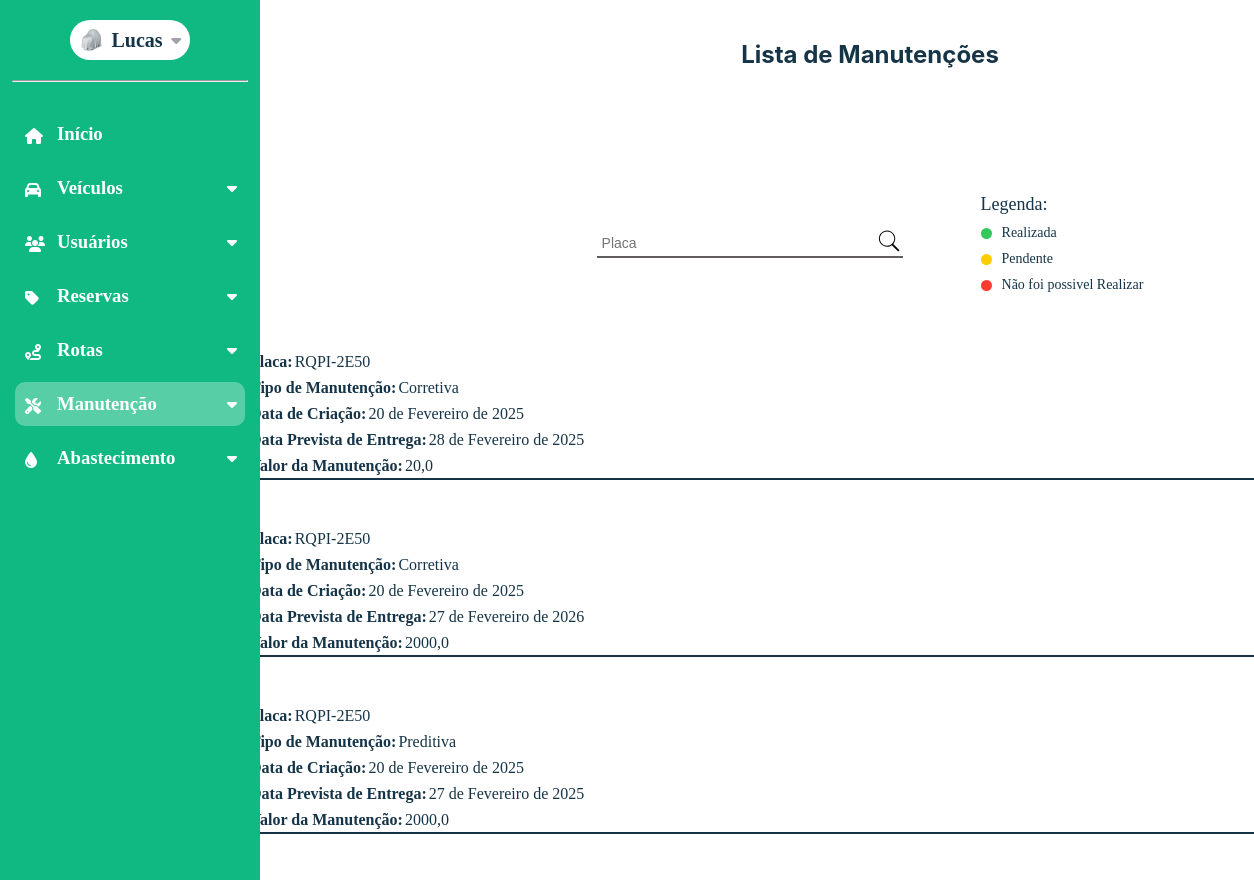
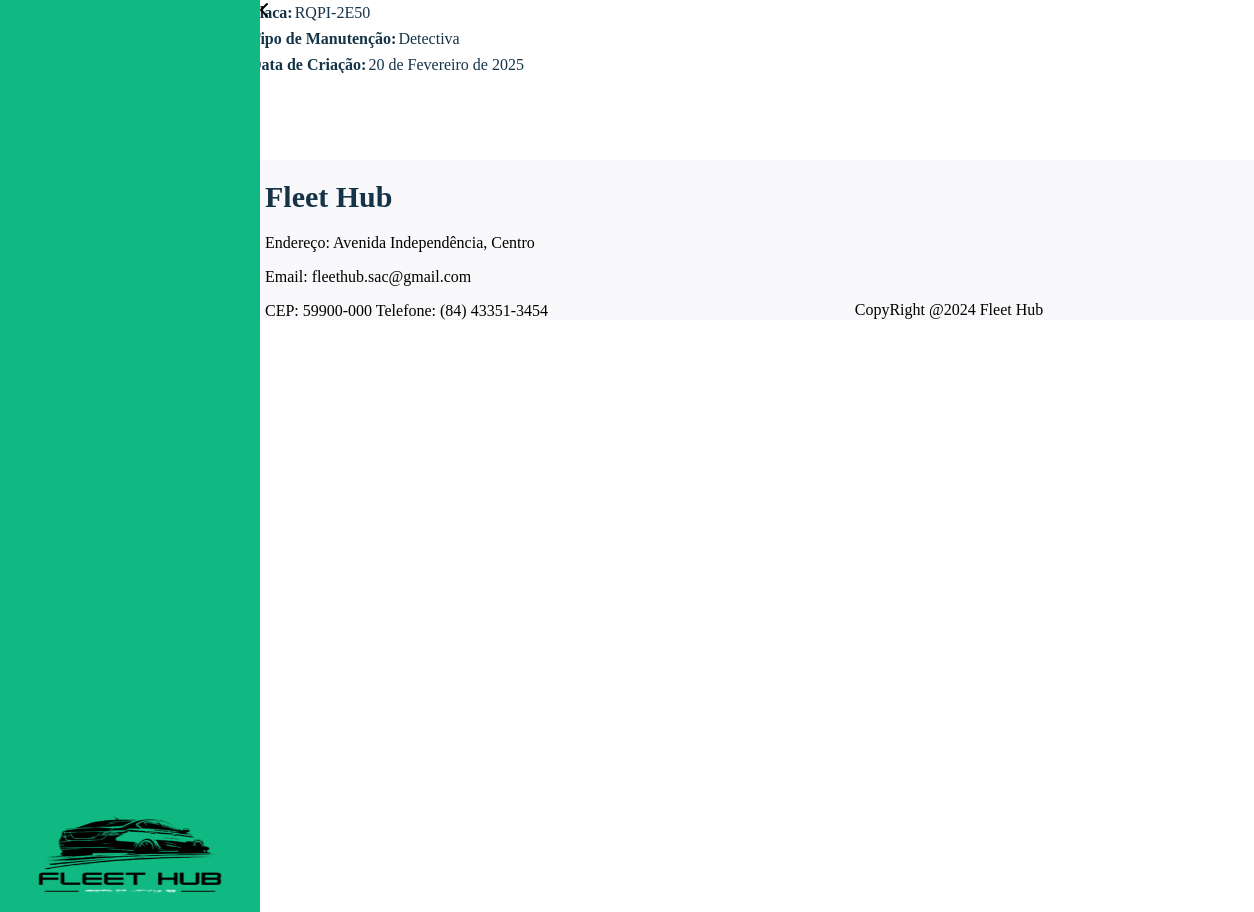
The page /listagem_manutencao (signed in) on the database its author committed (2 pictures, top to bottom).
### dashboard/models.py (models this page shows, shortened)
class CustomUser(AbstractUser):
    nome = models.CharField(max_length=50)
    email = models.EmailField(max_length=254, unique=True)
    cpf = models.CharField(max_length=11, unique=True)
    telefone = models.CharField(max_length=15)
    rua = models.CharField(max_length=35)
    bairro = models.CharField(max_length=35)
    cidade = models.CharField(max_length=35)
    cep = models.CharField(max_length=15)
    imagem = models.ImageField(
        upload_to="imagens/usuario",
        height_field=None,
        width_field=None,
        max_length=None,
        default="carro-escondido.jpg",
    )
    estado = models.ForeignKey(Estado, on_delete=models.CASCADE, null=True, blank=True)
    tipo_usuario = models.ForeignKey(TipoUsuario, on_delete=models.CASCADE, null=True, blank=True)
    status_usuario = models.ForeignKey(StatusUsuario, on_delete=models.CASCADE, null=True, blank=True)
    groups = models.ManyToManyField(
        "auth.Group",
        related_name="customuser_set",
        blank=True
    )
    user_permissions = models.ManyToManyField(
        "auth.Permission",
        related_name="customuser_permissions_set",
        blank=True
    )

class Manutencao(models.Model):
    veiculo = models.ForeignKey(Veiculo,on_delete=models.SET_NULL,related_name='veiculo_manutencao',null=True)
    km_atual = models.IntegerField()
    tipo_manutencao = models.ForeignKey(Tipo_Manutencao,on_delete=models.SET_NULL,related_name='manutencao_tipo',null=True)
    prioridade = models.ForeignKey(Prioridade_Atendimento,on_delete=models.SET_NULL,related_name='manutencao_prioridade',null=True)
    data_prevista = models.DateField()
    valor_manutencao = models.FloatField()
    comentario = models.TextField()
    status = models.ForeignKey(Status_Manutencao,on_delete=models.SET_NULL,related_name='manutencao_status',null=True)
    data_cadastro = models.DateField(auto_now_add=True)
    data_alteracao = models.DateField(auto_now=True)
    usuario_cadastro = models.ForeignKey(
        CustomUser,
        on_delete=models.SET_NULL,
        null=True,
        blank=True,
        related_name="manutencao_cadastrada",
    )
    usuario_alteracao = models.ForeignKey(
        CustomUser,
        on_delete=models.SET_NULL,
        null=True,
        blank=True,
        related_name="manutencao_alterada",
    )

class Veiculo(models.Model):
    modelo = models.CharField(max_length=50)
    marca = models.CharField(max_length=100)
    valor_compra = models.FloatField()
    ano = models.IntegerField()
    km = models.IntegerField()
    tipo = models.ForeignKey(Tipo_Veiculo,on_delete=models.SET_NULL,null=True)
    motor = models.CharField(max_length=10)
    placa = models.CharField(max_length=20)
    chassi = models.CharField(max_length=20)
    cor = models.CharField(max_length=50, default="indefinido")
    imagem = models.ImageField(
        upload_to="imagens/veiculos",
        height_field=None,
        width_field=None,
        max_length=None,
        default="media/carro-escondido.jpg",
    )
    status = models.ForeignKey(
    Status_Veiculo,
    on_delete=models.SET_NULL,
    null=True,
    blank=True,
    related_name="veiculos_status"
)
    data_cadastro = models.DateField(auto_now_add=True)
    data_alteracao = models.DateField(auto_now=True)
    usuario_cadastro = models.ForeignKey(
        CustomUser,
        on_delete=models.SET_NULL,
        null=True,
        blank=True,
        related_name="veiculos_cadastrados",
    )
    usuario_alteracao = models.ForeignKey(
        CustomUser,
        on_delete=models.SET_NULL,
        null=True,
        blank=True,
        related_name="veiculos_alterados",
    )

class Tipo_Manutencao(models.Model):
    nome_manutencao = models.CharField(max_length=100)

### dashboard/views.py (the view)
# urls.py: path('listagem_manutencao',views.listagem_manutencao,name='listagem_manutencao'),
@login_required
def listagem_manutencao(request):
    query = request.GET.get('query', '').strip()
    manutencao = Manutencao.objects.all()
    print(f"Query recebida: {query}")
    if query:
        manutencao = manutencao.filter(
            Q(veiculo__placa__icontains=query)
        )
    return render(request,'dashboard/listagem_manutencao.html',{
        'manutencao' : manutencao
    })

### dashboard/templates/dashboard/listagem_manutencao.html (shortened to what this page needs)
{% extends 'base.html' %}
{% load static %}
{% block page_name %}Listagem_Manutencao{% endblock page_name %}
{% block estilos %}
<link rel="stylesheet" href="{% static 'css/listagem_manutencao.css' %}">
{% endblock estilos %}
{% block content %}
<section id="content-listagem">
    <h1 id="page_title">Lista de Manutenções</h1>
    <div id="search-legenda">
    <div id="search-box">
        <form action="" method="GET">
                <div id="descr-search">
                    <input type="text" id="search-input" name="query" placeholder="Placa" style="border: none; outline: none; padding: 5px; font-size: 14px; flex: 1;">
                    <button type="submit" style="background: none; border: none; cursor: pointer; padding: 0;">
                    </button>
                </div>
            <div id="linha-search"></div>
        </form>
    </div>
    <div id="legenda">
        <p>Legenda:</p>
        <div id="descr-legenda">
            <div id="bolinha-filtro" style="background-color: #34C759;"></div>
            <p>Realizada</p>
        </div>
        <div id="descr-legenda">
            <div id="bolinha-filtro" style="background-color: #FFCC00;"></div>
            <p>Pendente</p>
        </div>
        <div id="descr-legenda">
            <div id="bolinha-filtro" style="background-color: #FF3B30;"></div>
            <p>Não foi possivel Realizar</p>
        </div>
    </div>
    </div>
    <div id="lista-veiculos">
        {% for manutencoes in manutencao %}
            <div id="linha-final">
            <div id="linha-veiculo">
                <div id="img-veiculo">
                    <div id="elementos-veiculo">
                        <div id="elementos-filhos">
                            <p id="titulo">Placa:</p>
                            <p id="resultado">{{manutencoes.veiculo.placa}}</p>
                        </div>
                        <div id="elementos-filhos">
                            <p id="titulo">Tipo de Manutenção:</p>
                            <p id="resultado">{{manutencoes.tipo_manutencao.nome_manutencao}}</p>
                        </div>
                        <div id="elementos-filhos">
                            <p id="titulo">Data de Criação:</p>
                            <p id="resultado">{{manutencoes.data_cadastro}}</p>
                        </div>
                        <div id="elementos-filhos">
                            <p id="titulo">Data Prevista de Entrega:</p>
                            <p id="resultado">{{manutencoes.data_prevista}}</p>
                        </div>
                        <div id="elementos-filhos">
                            <p id="titulo">Valor da Manutenção:</p>
                            <p id="resultado">{{manutencoes.valor_manutencao}}</p>
                        </div>
                    </div>
                </div>
        </div>
            <div id="linha"></div>
        </div>
    {% endfor %}
    </div>
</section>
{% endblock %}

### global_templates/base.html (shortened to what this page needs)
{% load static %}
<!DOCTYPE html>
<html lang="en">
<head>
    <link rel="stylesheet" href="{% static 'css/global-style.css' %}">
    {% block estilos %}{% endblock %}
    <link rel="stylesheet" href="https://cdnjs.cloudflare.com/ajax/libs/font-awesome/6.6.0/css/all.min.css"
 />
</head>
<body id="{% block body_id %}default-page{% endblock %}" data-page="{% block page_name %}default{% endblock %}">
    <div class="container-base" id="container-base">
        <aside id="sidebar">
            <div id="user-menu-sidebar">
                <div id="user_menu">
                    <img id="img_perfil" src="{{request.user.imagem.url}}" alt="" title="Imagem do Perfil">
                    <h1 id="gestor_name">{{request.user.first_name}}</h1>
                    <i id="user_icon" class="fa-solid fa-caret-down" style="color: #a1a1aa;"></i>
                </div>
                <hr>
                <div id="sidebar-expansive">
                    <a href="{% url 'tela_dashboard' %}" class="element-icon"><i class="fa-solid fa-house icon"
                            title="Início"></i>
                        <h3 id="text-init">Início</h3>
                    </a>
                    {% if user.tipo_usuario.nome == 'ADMIN' and user.status_usuario.status == 'Ativo' %}
                        <a class="element-icon" id="id-veiculos"><i class="fa-solid fa-car icon" title="Veículos"></i>
                            <h3 class="text-menu-lateral" id="text-veicles">Veículos</h3>
                            <i id="icon_veiculos" class="fa-solid fa-caret-down"
                                style="color: rgb(255, 255, 255); display: block; transform: rotate(0deg);"></i>
                        </a>
                    {% endif %}
                    {% if user.tipo_usuario.nome == 'ADMIN' or user.tipo_usuario.nome == 'Cliente' and user.status_usuario.status == 'Ativo' %}
                        <a class="element-icon" id="id-usuarios">
                            <i class="fa-solid fa-users icon" title="Usuários"></i>
                            <h3 class="text-menu-lateral" id="text-users">Usuários</h3>
                            <i id="icon_usuarios" class="fa-solid fa-caret-down"
                                style="color: rgb(255, 255, 255); display: block; transform: rotate(0deg);">
                            </i>
                        </a>
                    {% endif %}
                    {% if user.tipo_usuario.nome == 'ADMIN' or user.tipo_usuario.nome == 'Cliente' and user.status_usuario.status == 'Ativo' %}
                        <a class="element-icon" id="id-reservas"><i class="fa-solid fa-tag icon" title="Reservas"></i>
                            <h3 class="text-menu-lateral" id="text-reservations">Reservas</h3>
                                <i id="icon_reservas" class="fa-solid fa-caret-down"
                                style="color: rgb(255, 255, 255); display: block; transform: rotate(0deg);"></i>
                        </a>
                    {% endif %}
                    {% if user.tipo_usuario.nome == 'ADMIN' and user.status_usuario.status == 'Ativo' %}
                        <a class="element-icon" id="id-rotas"><i class="fa-solid fa-route icon" title="Rotas"></i>
                            <h3 class="text-menu-lateral" id="text-routes">Rotas</h3>
                                <i id="icon_rotas" class="fa-solid fa-caret-down"
                                style="color: rgb(255, 255, 255); display: block; transform: rotate(0deg);"></i>
                        </a>
                    {% endif %}
                    {% if user.tipo_usuario.nome == 'ADMIN' and user.status_usuario.status == 'Ativo' %}
                        <a class="element-icon" id="id-manutencao">
                            <i class="fa-solid fa-screwdriver-wrench icon" title="Manutenção">
                            </i>
                            <h3 class="text-menu-lateral" id="text-maintenance">Manutenção</h3>
                                <i id="icon_manutencao" class="fa-solid fa-caret-down"
                                style="color: rgb(255, 255, 255); display: block; transform: rotate(0deg);"></i>
                        </a>
                    {% endif %}
                    {% if user.tipo_usuario.nome == 'ADMIN' and user.status_usuario.status == 'Ativo' %}
                        <a class="element-icon" id="id-abastecimento">
                            <i class="fa-solid fa-droplet icon"
                                title="Abastecimento">
                            </i>
                        <h3 class="text-menu-lateral" id="text-supply">Abastecimento</h3>
                            <i id="icon_abastecimento" class="fa-solid fa-caret-down"
                                style="color: rgb(255, 255, 255); display: block; transform: rotate(0deg);"></i>
                        </a>
                    {% endif %}
                </div>
                <img src="{% static 'img/logo_fleethub.png' %}" alt="" style="width: 100%;">
            </div>
            <div id="div-img_sidebar-expansive"><i id="img_sidebar-expansive" class="fa-solid fa-chevron-left"></i></div>
        </aside>
    </div>
    <div id="content-and-footer">
        <div id='container-block-content'>
            {% block content %}{% endblock content %}
        </div>
        <footer>
            <div class="footer-left" style="margin-left: 15px;">
                <h1>Fleet Hub</h1>
                <p>Endereço: Avenida Independência, Centro</p>
                <p>Email: fleethub.sac@gmail.com</p>
                <p style="margin-bottom: 0;">CEP: 59900-000 Telefone: (84) 43351-3454</p>
            </div>
            <div class="footer-center">
                <p style="margin-bottom: 0; margin-top: 0;">CopyRight @2024 Fleet Hub </p>
            </div>
        </footer>
    </div>
</body>
</html>

### rows shown on the page
CustomUser: user.imagem (picture), user.first_name "Lucas"
Manutencao: veiculo.placa "RQPI-2E50", tipo_manutencao.nome_manutencao "Corretiva", data_cadastro "20 de Fevereiro de 2025", data_prevista "28 de Fevereiro de 2025", valor_manutencao "20,0"
Manutencao: veiculo.placa "RQPI-2E50", tipo_manutencao.nome_manutencao "Corretiva", data_cadastro "20 de Fevereiro de 2025", data_prevista "27 de Fevereiro de 2026", valor_manutencao "2000,0"
Manutencao: veiculo.placa "RQPI-2E50", tipo_manutencao.nome_manutencao "Preditiva", data_cadastro "20 de Fevereiro de 2025", data_prevista "27 de Fevereiro de 2025", valor_manutencao "2000,0"
Manutencao: veiculo.placa "RQPI-2E50", tipo_manutencao.nome_manutencao "Detectiva", data_cadastro "20 de Fevereiro de 2025"
